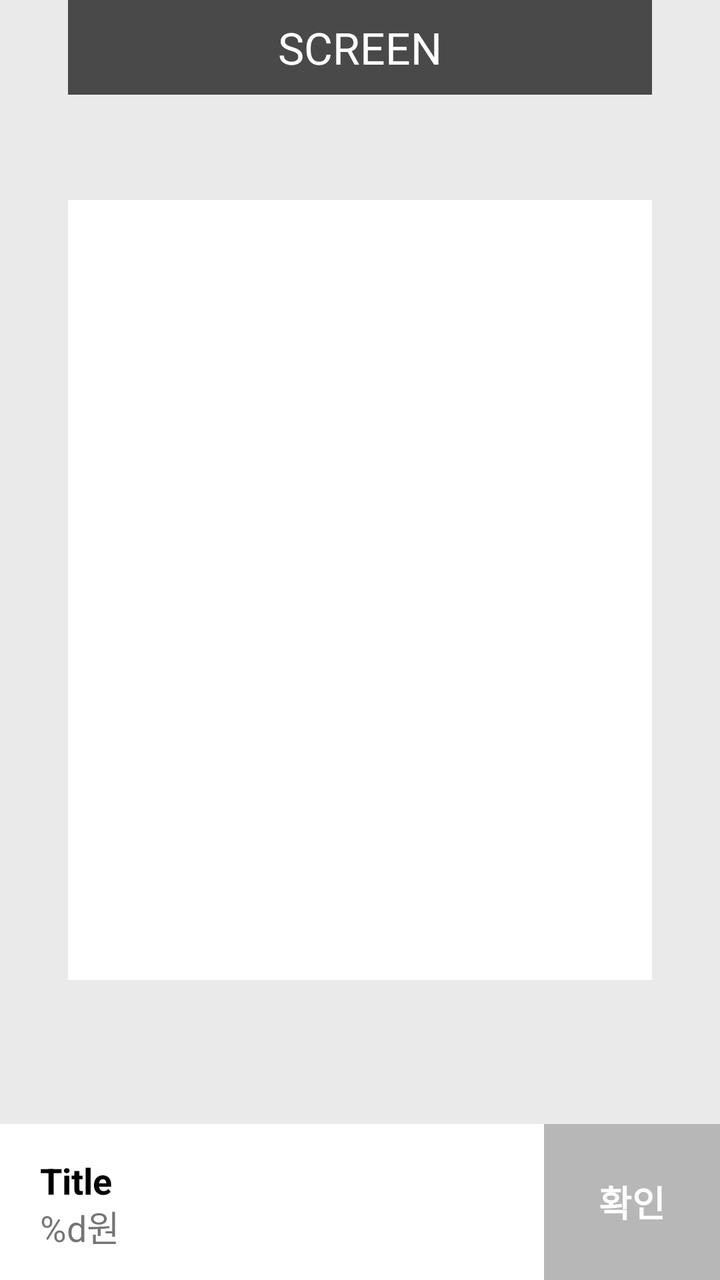
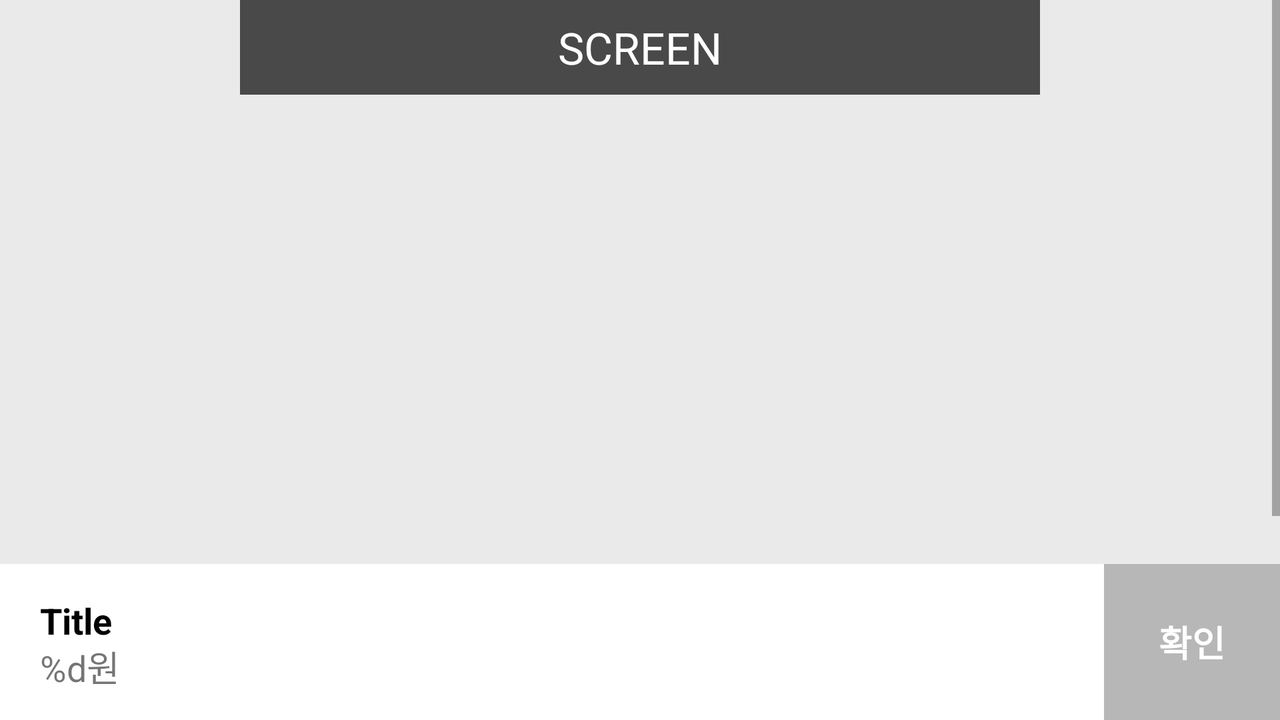

An Android layout and its configuration variant, each rendered on a device that would load it. The default file and the variant file are quoted in full after the pictures.
<!-- AndroidManifest.xml: application theme Theme.Movie -->
<!-- res/layout/activity_seat_selection.xml -->
<?xml version="1.0" encoding="utf-8"?>
<layout xmlns:android="http://schemas.android.com/apk/res/android"
    xmlns:app="http://schemas.android.com/apk/res-auto"
    xmlns:tools="http://schemas.android.com/tools">

    <androidx.constraintlayout.widget.ConstraintLayout
        android:id="@+id/seat_layout"
        android:layout_width="match_parent"
        android:layout_height="match_parent"
        android:background="@color/seat_background"
        tools:context=".activity.seat.SeatSelectionActivity">

        <androidx.constraintlayout.widget.ConstraintLayout
            android:id="@+id/screen"
            android:layout_width="292dp"
            android:layout_height="wrap_content"
            android:background="@color/screen"
            app:layout_constraintEnd_toEndOf="parent"
            app:layout_constraintStart_toStartOf="parent"
            app:layout_constraintTop_toTopOf="parent">

            <TextView
                android:layout_width="wrap_content"
                android:layout_height="wrap_content"
                android:layout_marginVertical="9dp"
                android:text="@string/screen"
                android:textColor="@color/white"
                android:textSize="22sp"
                app:layout_constraintBottom_toBottomOf="parent"
                app:layout_constraintEnd_toEndOf="parent"
                app:layout_constraintStart_toStartOf="parent"
                app:layout_constraintTop_toTopOf="parent" />
        </androidx.constraintlayout.widget.ConstraintLayout>

        <TableLayout
            android:id="@+id/seat"
            android:layout_width="match_parent"
            android:layout_height="match_parent"
            android:layout_marginHorizontal="34dp"
            android:layout_marginTop="100dp"
            android:layout_marginBottom="150dp"
            android:background="@color/white"
            app:layout_constraintBottom_toTopOf="@+id/price_constraint"
            app:layout_constraintEnd_toEndOf="parent"
            app:layout_constraintStart_toStartOf="parent"
            app:layout_constraintTop_toBottomOf="@+id/screen" />

        <androidx.constraintlayout.widget.ConstraintLayout
            android:id="@+id/price_constraint"
            android:layout_width="0dp"
            android:layout_height="78dp"
            android:background="@color/white"
            app:layout_constraintBottom_toBottomOf="parent"
            app:layout_constraintEnd_toStartOf="@id/enterBtn"
            app:layout_constraintHorizontal_weight="2"
            app:layout_constraintStart_toStartOf="parent">

            <TextView
                android:id="@+id/movie_title"
                android:layout_width="wrap_content"
                android:layout_height="wrap_content"
                android:layout_marginStart="20dp"
                android:layout_marginTop="16dp"
                android:textColor="@color/black"
                android:textSize="18sp"
                android:textStyle="bold"
                app:layout_constraintStart_toStartOf="parent"
                app:layout_constraintTop_toTopOf="parent"
                tools:text="Title" />

            <TextView
                android:id="@+id/ticket_price"
                android:layout_width="wrap_content"
                android:layout_height="wrap_content"
                android:layout_marginStart="20dp"
                android:layout_marginBottom="16dp"
                android:text="@string/ticket_price_seat_page"
                android:textSize="18sp"
                app:layout_constraintBottom_toBottomOf="parent"
                app:layout_constraintStart_toStartOf="parent"
                app:layout_constraintTop_toBottomOf="@id/movie_title" />

        </androidx.constraintlayout.widget.ConstraintLayout>

        <TextView
            android:id="@+id/enterBtn"
            android:layout_width="88dp"
            android:layout_height="78dp"
            android:background="@color/not_enter"
            android:gravity="center"
            android:text="@string/enter"
            android:textColor="@color/white"
            android:textSize="18sp"
            android:textStyle="bold"
            app:layout_constraintBottom_toBottomOf="parent"
            app:layout_constraintEnd_toEndOf="parent"
            app:layout_constraintHorizontal_weight="1"
            app:layout_constraintStart_toEndOf="@id/price_constraint" />

    </androidx.constraintlayout.widget.ConstraintLayout>
</layout>
<!-- resources referenced by this layout -->
<resources>
  <color name="black">#FF000000</color>
  <color name="not_enter">#B7B7B7</color>
  <color name="screen">#494949</color>
  <color name="seat_background">#EAEAEA</color>
  <color name="white">#FFFFFFFF</color>
  <string name="enter">확인</string>
  <string name="screen">SCREEN</string>
  <string name="ticket_price_seat_page">%d원</string>
  <style name="Theme.Movie" parent="Theme.MaterialComponents.Light.NoActionBar">
          
          <item name="colorPrimary">@color/purple_500</item>
          <item name="colorPrimaryVariant">@color/purple_700</item>
          <item name="colorOnPrimary">@color/white</item>
          
          <item name="colorSecondary">@color/teal_200</item>
          <item name="colorSecondaryVariant">@color/teal_700</item>
          <item name="colorOnSecondary">@color/black</item>
          
          <item name="android:statusBarColor">?attr/colorPrimaryVariant</item>
          
      </style>
  <color name="purple_500">#FF6200EE</color>
  <color name="purple_700">#FF3700B3</color>
  <color name="teal_200">#FF03DAC5</color>
  <color name="teal_700">#FF018786</color>
</resources>
<!-- res/layout-land/activity_seat_selection.xml (the repository's variant of the layout above) -->
<!-- drawn on the phone turned sideways -->
<?xml version="1.0" encoding="utf-8"?>
<androidx.constraintlayout.widget.ConstraintLayout xmlns:android="http://schemas.android.com/apk/res/android"
    xmlns:app="http://schemas.android.com/apk/res-auto"
    xmlns:tools="http://schemas.android.com/tools"
    android:id="@+id/seat_layout"
    android:layout_width="match_parent"
    android:layout_height="match_parent"
    android:background="@color/seat_background"
    tools:context=".activity.SeatSelectionActivity">

    <ScrollView
        android:layout_width="match_parent"
        android:layout_height="0dp"
        android:paddingBottom="10dp"
        app:layout_constraintBottom_toTopOf="@+id/price_constraint"
        app:layout_constraintTop_toTopOf="parent">

        <androidx.constraintlayout.widget.ConstraintLayout
            android:id="@+id/constraint_layout"
            android:layout_width="match_parent"
            android:layout_height="wrap_content">

            <androidx.constraintlayout.widget.ConstraintLayout
                android:id="@+id/screen"
                android:layout_width="400dp"
                android:layout_height="wrap_content"
                android:background="@color/screen"
                app:layout_constraintEnd_toEndOf="parent"
                app:layout_constraintStart_toStartOf="parent"
                app:layout_constraintTop_toTopOf="parent">

                <TextView
                    android:layout_width="wrap_content"
                    android:layout_height="wrap_content"
                    android:layout_marginVertical="9dp"
                    android:text="@string/screen"
                    android:textColor="@color/white"
                    android:textSize="22sp"
                    app:layout_constraintBottom_toBottomOf="parent"
                    app:layout_constraintEnd_toEndOf="parent"
                    app:layout_constraintStart_toStartOf="parent"
                    app:layout_constraintTop_toTopOf="parent" />
            </androidx.constraintlayout.widget.ConstraintLayout>

            <TableLayout
                android:id="@+id/seat"
                android:layout_width="match_parent"
                android:layout_height="match_parent"
                android:layout_marginHorizontal="34dp"
                android:layout_marginTop="100dp"
                android:layout_marginBottom="150dp"
                android:background="@color/white"
                app:layout_constraintBottom_toBottomOf="@id/constraint_layout"
                app:layout_constraintEnd_toEndOf="parent"
                app:layout_constraintStart_toStartOf="parent"
                app:layout_constraintTop_toBottomOf="@+id/screen" />


        </androidx.constraintlayout.widget.ConstraintLayout>

    </ScrollView>

    <androidx.constraintlayout.widget.ConstraintLayout
        android:id="@+id/price_constraint"
        android:layout_width="0dp"
        android:layout_height="78dp"
        android:background="@color/white"
        app:layout_constraintBottom_toBottomOf="parent"
        app:layout_constraintEnd_toStartOf="@id/enterBtn"
        app:layout_constraintHorizontal_weight="2"
        app:layout_constraintStart_toStartOf="parent">

        <TextView
            android:id="@+id/movie_title"
            android:layout_width="wrap_content"
            android:layout_height="wrap_content"
            android:layout_marginStart="20dp"
            android:layout_marginTop="16dp"
            android:textColor="@color/black"
            android:textSize="18sp"
            android:textStyle="bold"
            app:layout_constraintStart_toStartOf="parent"
            app:layout_constraintTop_toTopOf="parent"
            tools:text="Title" />

        <TextView
            android:id="@+id/ticket_price"
            android:layout_width="wrap_content"
            android:layout_height="wrap_content"
            android:layout_marginStart="20dp"
            android:layout_marginBottom="16dp"
            android:text="@string/ticket_price_seat_page"
            android:textSize="18sp"
            app:layout_constraintBottom_toBottomOf="parent"
            app:layout_constraintStart_toStartOf="parent"
            app:layout_constraintTop_toBottomOf="@id/movie_title" />

    </androidx.constraintlayout.widget.ConstraintLayout>

    <TextView
        android:id="@+id/enterBtn"
        android:layout_width="88dp"
        android:layout_height="78dp"
        android:background="@color/not_enter"
        android:gravity="center"
        android:text="확인"
        android:textColor="@color/white"
        android:textSize="18sp"
        android:textStyle="bold"
        app:layout_constraintBottom_toBottomOf="parent"
        app:layout_constraintEnd_toEndOf="parent"
        app:layout_constraintHorizontal_weight="1"
        app:layout_constraintStart_toEndOf="@id/price_constraint" />


</androidx.constraintlayout.widget.ConstraintLayout>
<!-- resources referenced by the variant -->
<!-- as the phone turned sideways resolves them -->
<resources>
  <color name="black">#FF000000</color>
  <color name="not_enter">#B7B7B7</color>
  <color name="screen">#494949</color>
  <color name="seat_background">#EAEAEA</color>
  <color name="white">#FFFFFFFF</color>
  <string name="screen">SCREEN</string>
  <string name="ticket_price_seat_page">%d원</string>
  <style name="Theme.Movie" parent="Theme.MaterialComponents.Light.NoActionBar">
          
          <item name="colorPrimary">@color/purple_500</item>
          <item name="colorPrimaryVariant">@color/purple_700</item>
          <item name="colorOnPrimary">@color/white</item>
          
          <item name="colorSecondary">@color/teal_200</item>
          <item name="colorSecondaryVariant">@color/teal_700</item>
          <item name="colorOnSecondary">@color/black</item>
          
          <item name="android:statusBarColor">?attr/colorPrimaryVariant</item>
          
      </style>
  <color name="purple_500">#FF6200EE</color>
  <color name="purple_700">#FF3700B3</color>
  <color name="teal_200">#FF03DAC5</color>
  <color name="teal_700">#FF018786</color>
</resources>
